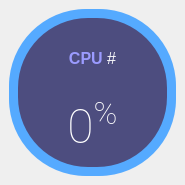
<?xml version="1.0" encoding="UTF-8"?>
<ui version="4.0">
 <class>CircularPB</class>
 <widget class="QMainWindow" name="CircularPB">
  <property name="geometry">
   <rect>
    <x>0</x>
    <y>0</y>
    <width>185</width>
    <height>185</height>
   </rect>
  </property>
  <property name="minimumSize">
   <size>
    <width>185</width>
    <height>185</height>
   </size>
  </property>
  <property name="maximumSize">
   <size>
    <width>180</width>
    <height>180</height>
   </size>
  </property>
  <property name="windowTitle">
   <string>MainWindow</string>
  </property>
  <widget class="QWidget" name="centralwidget">
   <layout class="QVBoxLayout" name="verticalLayout_5">
    <item>
     <widget class="QFrame" name="circularProgressBarBase">
      <property name="frameShape">
       <enum>QFrame::NoFrame</enum>
      </property>
      <property name="frameShadow">
       <enum>QFrame::Raised</enum>
      </property>
      <layout class="QVBoxLayout" name="verticalLayout_4">
       <property name="leftMargin">
        <number>0</number>
       </property>
       <property name="topMargin">
        <number>0</number>
       </property>
       <property name="rightMargin">
        <number>0</number>
       </property>
       <property name="bottomMargin">
        <number>0</number>
       </property>
       <item>
        <widget class="QFrame" name="circularBg">
         <property name="styleSheet">
          <string notr="true"/>
         </property>
         <property name="frameShape">
          <enum>QFrame::NoFrame</enum>
         </property>
         <property name="frameShadow">
          <enum>QFrame::Raised</enum>
         </property>
         <layout class="QVBoxLayout" name="verticalLayout_3">
          <property name="spacing">
           <number>0</number>
          </property>
          <property name="leftMargin">
           <number>0</number>
          </property>
          <property name="topMargin">
           <number>0</number>
          </property>
          <property name="rightMargin">
           <number>0</number>
          </property>
          <property name="bottomMargin">
           <number>0</number>
          </property>
          <item>
           <widget class="QFrame" name="circularProgress">
            <property name="styleSheet">
             <string notr="true">QFrame{
	border-radius: 77px;
	background-color: rgb(85, 170, 255);
}</string>
            </property>
            <property name="frameShape">
             <enum>QFrame::NoFrame</enum>
            </property>
            <property name="frameShadow">
             <enum>QFrame::Raised</enum>
            </property>
            <layout class="QVBoxLayout" name="verticalLayout_2">
             <item>
              <widget class="QFrame" name="container">
               <property name="styleSheet">
                <string notr="true">QFrame{
	border-radius: 70px;
	background-color: rgb(77, 77, 127);
}</string>
               </property>
               <property name="frameShape">
                <enum>QFrame::NoFrame</enum>
               </property>
               <property name="frameShadow">
                <enum>QFrame::Raised</enum>
               </property>
               <layout class="QVBoxLayout" name="verticalLayout">
                <item>
                 <layout class="QGridLayout" name="gridLayout">
                  <item row="0" column="0">
                   <widget class="QLabel" name="labelTitle">
                    <property name="font">
                     <font>
                      <family>Segoe UI</family>
                      <pointsize>12</pointsize>
                     </font>
                    </property>
                    <property name="styleSheet">
                     <string notr="true">background-color: none;
color: #FFFFFF</string>
                    </property>
                    <property name="text">
                     <string>&lt;html&gt;&lt;head/&gt;&lt;body&gt;&lt;p&gt;&lt;span style=&quot; font-weight:600; color:#9b9bff;&quot;&gt;CPU&lt;/span&gt; #&lt;/p&gt;&lt;/body&gt;&lt;/html&gt;</string>
                    </property>
                    <property name="alignment">
                     <set>Qt::AlignCenter</set>
                    </property>
                   </widget>
                  </item>
                  <item row="1" column="0">
                   <widget class="QLabel" name="labelPercentage">
                    <property name="font">
                     <font>
                      <family>Roboto Thin</family>
                      <pointsize>48</pointsize>
                     </font>
                    </property>
                    <property name="styleSheet">
                     <string notr="true">background-color: none;
color: #FFFFFF</string>
                    </property>
                    <property name="text">
                     <string>&lt;html&gt;&lt;head/&gt;&lt;body&gt;&lt;p&gt;&lt;span style=&quot; font-size:36pt;&quot;&gt;0&lt;/span&gt;&lt;span style=&quot; font-size:36pt; vertical-align:super;&quot;&gt;%&lt;/span&gt;&lt;/p&gt;&lt;/body&gt;&lt;/html&gt;</string>
                    </property>
                    <property name="alignment">
                     <set>Qt::AlignCenter</set>
                    </property>
                   </widget>
                  </item>
                 </layout>
                </item>
               </layout>
              </widget>
             </item>
            </layout>
           </widget>
          </item>
         </layout>
        </widget>
       </item>
      </layout>
     </widget>
    </item>
   </layout>
  </widget>
 </widget>
 <resources/>
 <connections/>
</ui>
